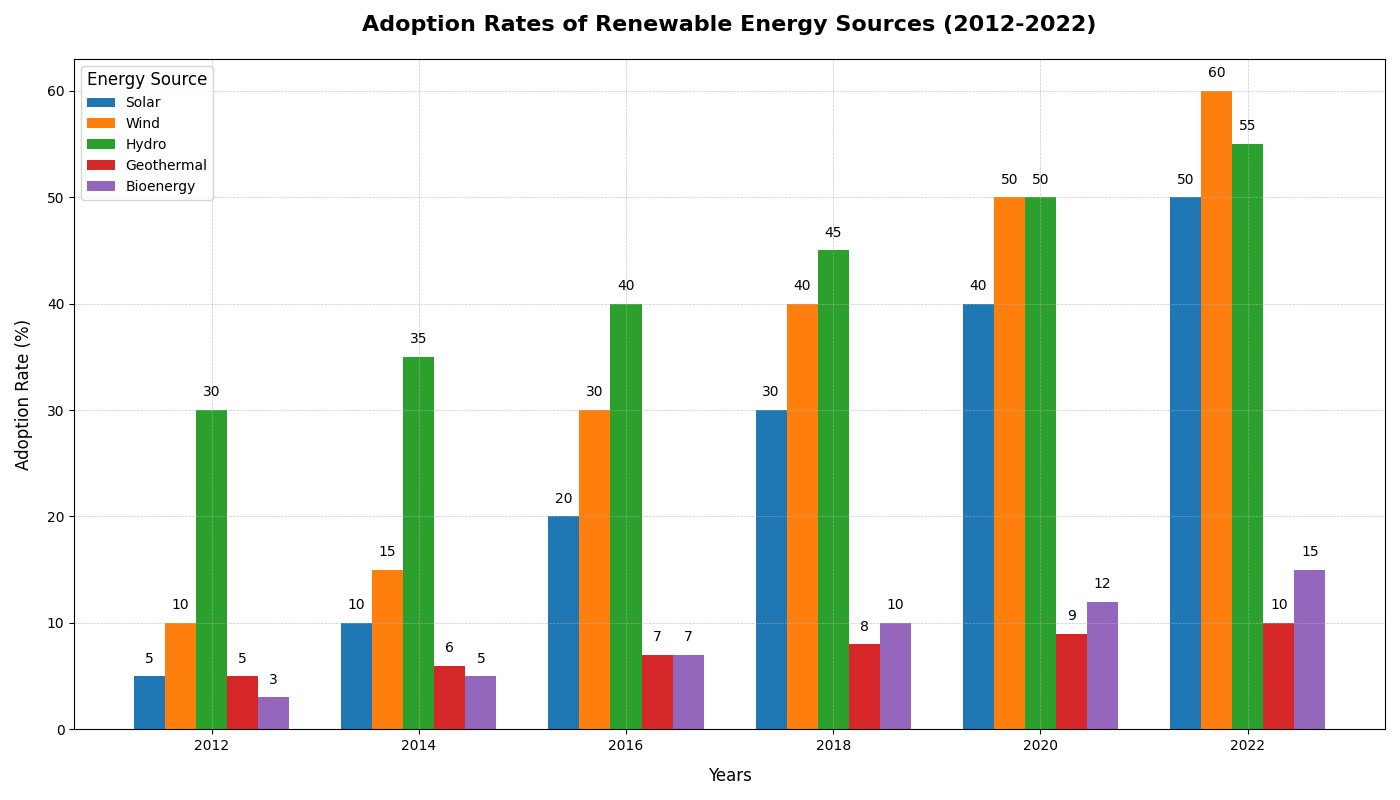

This chart was generated by the following Python code:
import matplotlib.pyplot as plt
import numpy as np

# Backstory: We are visualizing the adoption rates of different renewable energy sources over the past decade.

# Define the data for the bar chart
years = ['2012', '2014', '2016', '2018', '2020', '2022']
energy_sources = ['Solar', 'Wind', 'Hydro', 'Geothermal', 'Bioenergy']

# Adoption data in percentage (rows: years, columns: energy sources)
adoption_data = np.array([
    [5, 10, 30, 5, 3],   # 2012
    [10, 15, 35, 6, 5],  # 2014
    [20, 30, 40, 7, 7],  # 2016
    [30, 40, 45, 8, 10], # 2018
    [40, 50, 50, 9, 12], # 2020
    [50, 60, 55, 10, 15] # 2022
])

# Prepare the figure
fig, ax = plt.subplots(figsize=(14, 8))

# Plot each energy source's adoption data
bar_width = 0.15  # Width of the bars
x = np.arange(len(years))

for idx, source in enumerate(energy_sources):
    ax.bar(x + idx * bar_width, adoption_data[:, idx], width=bar_width, label=source)

# Set axis labels and title
ax.set_xlabel('Years', fontsize=12, labelpad=10)
ax.set_ylabel('Adoption Rate (%)', fontsize=12, labelpad=10)
ax.set_title('Adoption Rates of Renewable Energy Sources (2012-2022)', fontsize=16, fontweight='bold', pad=20)

# Set x-ticks positions and labels
ax.set_xticks(x + bar_width * (len(energy_sources) - 1) / 2)
ax.set_xticklabels(years)

# Add legend and grid
ax.legend(title='Energy Source', fontsize=10, title_fontsize=12)
ax.grid(True, which='both', linestyle='--', linewidth=0.5, alpha=0.7)

# Annotate bars with their respective values
for idx, source in enumerate(energy_sources):
    for i in range(len(years)):
        ax.text(x[i] + idx * bar_width, adoption_data[i, idx] + 1, str(adoption_data[i, idx]), ha='center', va='bottom')

# Adjust layout to prevent overlap and ensure clarity
plt.tight_layout()

# Display the plot
plt.show()
